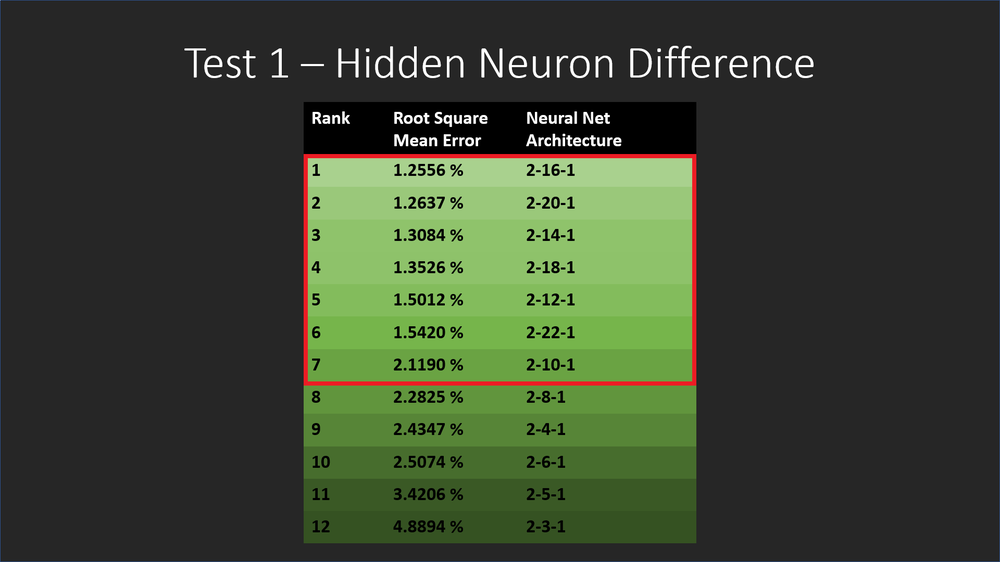
#> input picture statistics/XOR benchmark/Test1 - Kopya.png, 1000 x 562 px, shrunk from 1920 x 1080 before the run; its folder holds only this picture in this run
$ python -i error-plotter.py   (imports and definitions only)
#> lines starting #> are read from the running program, lines starting #| are printed output that depends on the picture
#Emir Erbasan 08.08.18
#github.com/humanova

import os,sys
import atexit
import matplotlib as mpl
import matplotlib.pyplot as plt
import matplotlib.animation as animation
from matplotlib import style

#enable/disable recording mode
#enabling causes plotter not to
#render in realtime
RECORD_MODE = False

mpl.rcParams['toolbar'] = 'None'
# [1 line not run here, left out]

fig = plt.figure()
ax1 = fig.add_subplot(1,1,1)
# [10 lines not run here, left out]

done = False

def refresh(i):
    global done

    graph_data = open('rmseErrorShort(percent).txt','r').read()
    lines = graph_data.split('\n')[:-1]

    if not done:
        xs = []
        ys = []
        for line in lines:
            if len(line) > 1:
                x, y = line.split(' ')
                ys.append(float(y))
                xs.append(float(x))

        ax1.clear()
        ax1.set_title('Neural-Net Error Graph')
        ax1.set_xlabel('Epoch' + '(' + str(xs[-1])[:-2] + ')             last error: ' + str(ys[-1])  )
        ax1.set_ylabel('Root Square Mean Error')

        ax1.plot(xs, ys)

        if xs[-1] % 100 == 0:
            plt.savefig('Neural-Net Error Graph')

        if graph_data.split('\n')[-1] == '-end-':
            done = True

    else:
        ani.event_source.stop()


ani = animation.FuncAnimation(fig, refresh, interval = 20)

#if RECORD_MODE:
    #ani.save('Error Graph Animation.mp4', writer=writer)

# [1 line not run here, left out]

>>> import cv2
>>> picture = cv2.imread('../Test1 - Kopya.png', cv2.IMREAD_GRAYSCALE)
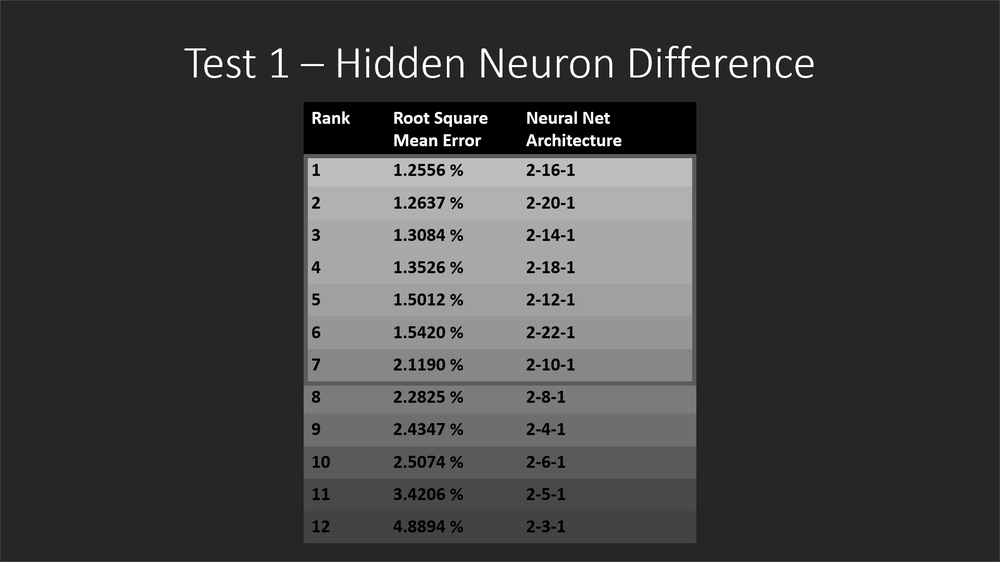
#> picture: shape (562, 1000); min 0, max 255, mean 63.1
#> (the run stopped early here; a loop or call above may not have finished)

$ run again, on statistics/XOR benchmark/Test2.png
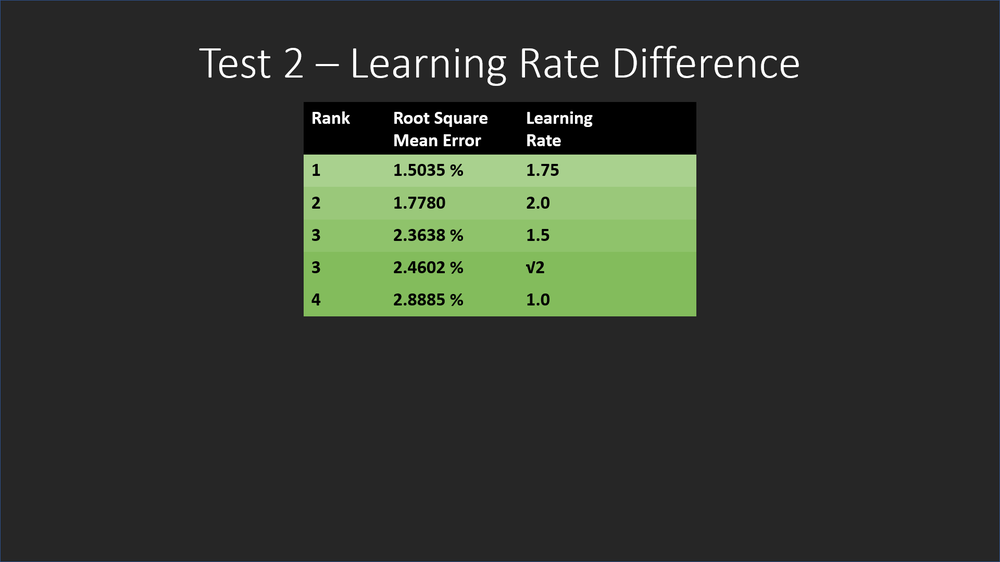
#> input picture statistics/XOR benchmark/Test2.png, 1000 x 562 px, shrunk from 1920 x 1080 before the run
#> `picture = cv2.imread('../Test1 - Kopya.png', cv2.IMREAD_GRAYSCALE)`:
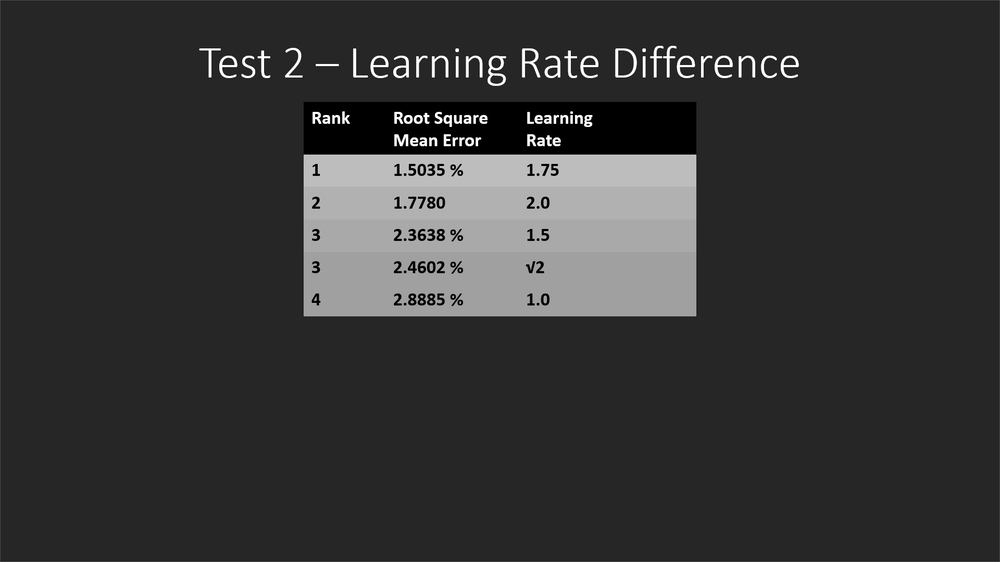
#> picture: shape (562, 1000); min 0, max 255, mean 53.2
